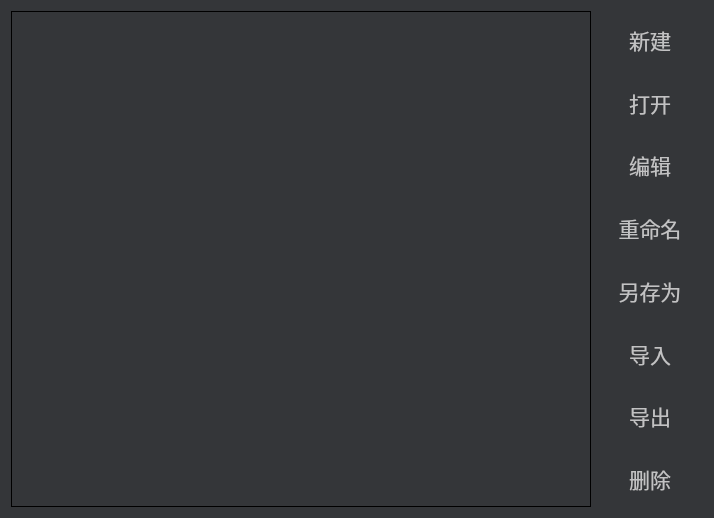
<?xml version="1.0" encoding="UTF-8"?>
<ui version="4.0">
 <class>Frm_ProM</class>
 <widget class="QWidget" name="Frm_ProM">
  <property name="geometry">
   <rect>
    <x>0</x>
    <y>0</y>
    <width>714</width>
    <height>518</height>
   </rect>
  </property>
  <property name="windowTitle">
   <string>Form</string>
  </property>
  <property name="styleSheet">
   <string notr="true">*{
font: 14pt;
font-family: &quot;微软雅黑&quot;;
}

QWidget {
color: #c2c2c3;
background: #343639;
}

QTableWidget {
border: 1px solid black;
}

QPushButton {
font: 16pt;
border: no;
outline: no;
min-width: 106px;
min-height: 50px;
image: url(&quot;:/Res/image/button_106x50_normal.png&quot;);
}

QPushButton:pressed {
color: black;
font: 16pt;
border: no;
outline: no;
min-width: 106px;
min-height: 50px;
image: url(&quot;:/Res/image/button_106x50_active.png&quot;);
}</string>
  </property>
  <layout class="QGridLayout" name="gridLayout">
   <item row="0" column="0">
    <layout class="QHBoxLayout" name="horizontalLayout_2">
     <property name="spacing">
      <number>6</number>
     </property>
     <item>
      <widget class="QTableWidget" name="tblPgm"/>
     </item>
     <item>
      <layout class="QVBoxLayout" name="verticalLayout">
       <item>
        <widget class="QPushButton" name="btnNew">
         <property name="sizePolicy">
          <sizepolicy hsizetype="Minimum" vsizetype="Ignored">
           <horstretch>0</horstretch>
           <verstretch>0</verstretch>
          </sizepolicy>
         </property>
         <property name="text">
          <string>新建</string>
         </property>
        </widget>
       </item>
       <item>
        <widget class="QPushButton" name="btnOpen">
         <property name="sizePolicy">
          <sizepolicy hsizetype="Minimum" vsizetype="Ignored">
           <horstretch>0</horstretch>
           <verstretch>0</verstretch>
          </sizepolicy>
         </property>
         <property name="text">
          <string>打开</string>
         </property>
        </widget>
       </item>
       <item>
        <widget class="QPushButton" name="btnEdit">
         <property name="sizePolicy">
          <sizepolicy hsizetype="Minimum" vsizetype="Ignored">
           <horstretch>0</horstretch>
           <verstretch>0</verstretch>
          </sizepolicy>
         </property>
         <property name="text">
          <string>编辑</string>
         </property>
        </widget>
       </item>
       <item>
        <widget class="QPushButton" name="btnRen">
         <property name="sizePolicy">
          <sizepolicy hsizetype="Minimum" vsizetype="Ignored">
           <horstretch>0</horstretch>
           <verstretch>0</verstretch>
          </sizepolicy>
         </property>
         <property name="text">
          <string>重命名</string>
         </property>
        </widget>
       </item>
       <item>
        <widget class="QPushButton" name="btnSveA">
         <property name="sizePolicy">
          <sizepolicy hsizetype="Minimum" vsizetype="Ignored">
           <horstretch>0</horstretch>
           <verstretch>0</verstretch>
          </sizepolicy>
         </property>
         <property name="text">
          <string>另存为</string>
         </property>
        </widget>
       </item>
       <item>
        <widget class="QPushButton" name="btnIm">
         <property name="sizePolicy">
          <sizepolicy hsizetype="Minimum" vsizetype="Ignored">
           <horstretch>0</horstretch>
           <verstretch>0</verstretch>
          </sizepolicy>
         </property>
         <property name="text">
          <string>导入</string>
         </property>
        </widget>
       </item>
       <item>
        <widget class="QPushButton" name="btnEx">
         <property name="sizePolicy">
          <sizepolicy hsizetype="Minimum" vsizetype="Ignored">
           <horstretch>0</horstretch>
           <verstretch>0</verstretch>
          </sizepolicy>
         </property>
         <property name="text">
          <string>导出</string>
         </property>
        </widget>
       </item>
       <item>
        <widget class="QPushButton" name="btnDel">
         <property name="sizePolicy">
          <sizepolicy hsizetype="Minimum" vsizetype="Ignored">
           <horstretch>0</horstretch>
           <verstretch>0</verstretch>
          </sizepolicy>
         </property>
         <property name="text">
          <string>删除</string>
         </property>
        </widget>
       </item>
      </layout>
     </item>
    </layout>
   </item>
  </layout>
 </widget>
 <resources/>
 <connections/>
</ui>
